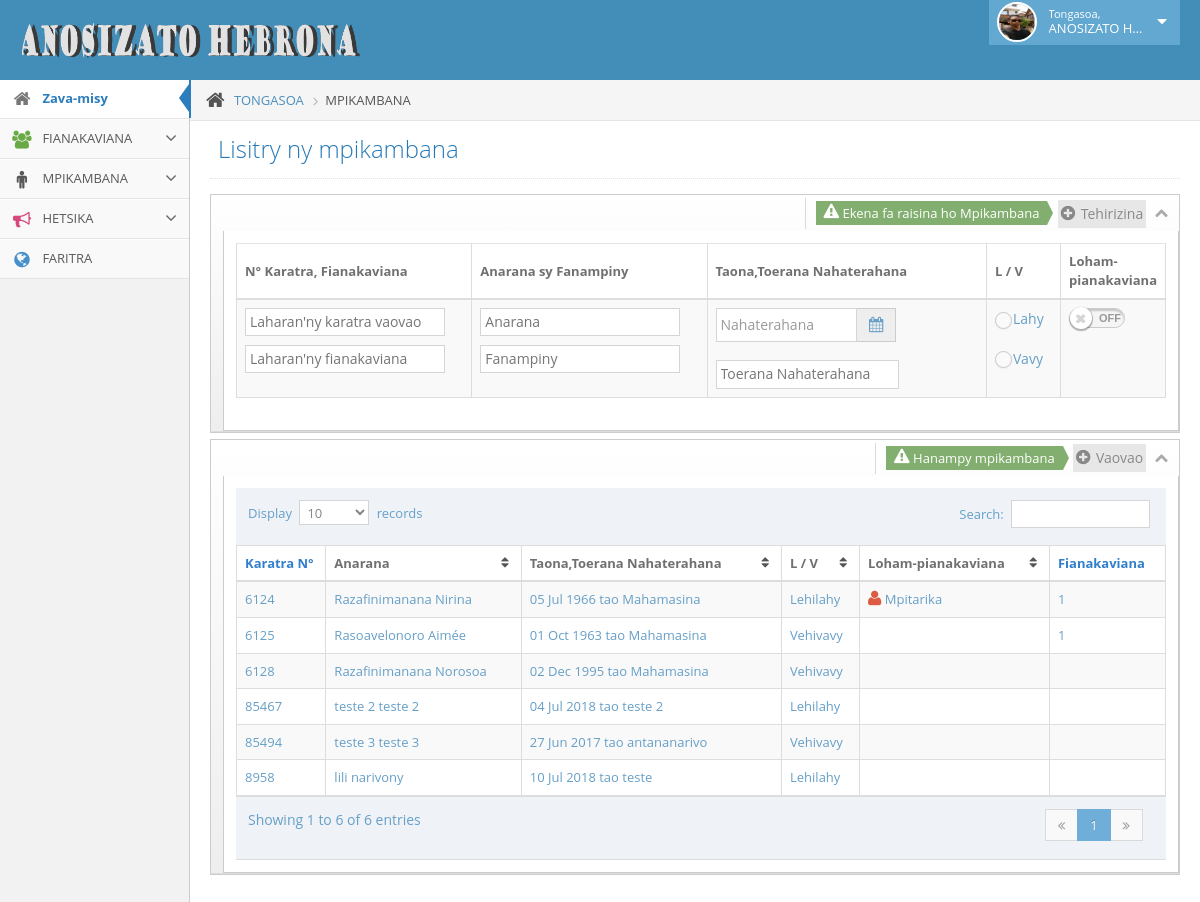
Page /SRCS/FANISANA/views/membre.php on the earlier database version.
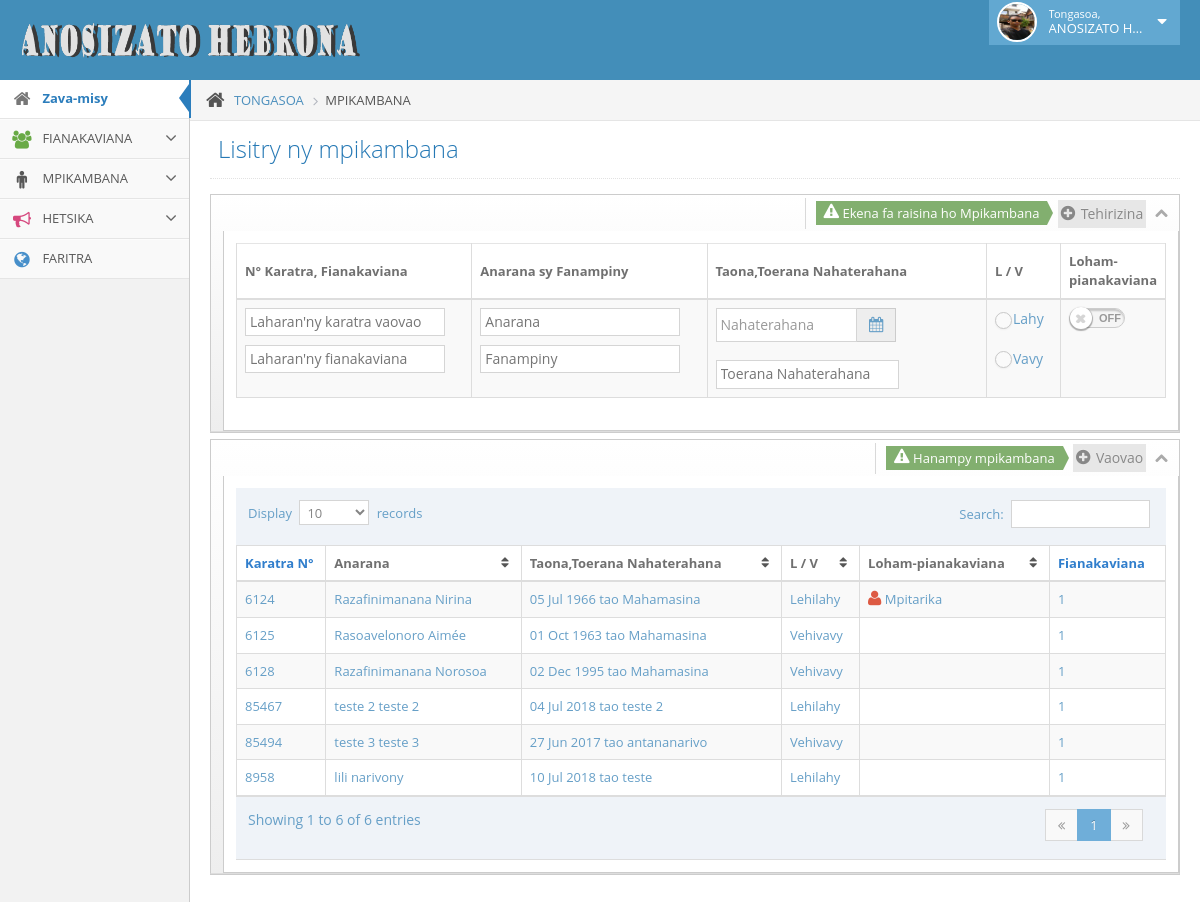
Same page on the later database version.
### tables this page shows
CREATE TABLE `membre` (
  `IdMembre` int(11) NOT NULL AUTO_INCREMENT,
  `NumeroMembre` varchar(10) DEFAULT NULL,
  `NomMembre` varchar(50) DEFAULT NULL,
  `PrenomMembre` varchar(100) DEFAULT NULL,
  `DateNaissance` datetime DEFAULT NULL,
  `LieuNaissance` varchar(100) DEFAULT NULL,
  `GenderMembre` int(1) DEFAULT NULL,
  `StatusMembre` int(2) DEFAULT NULL,
  `IdFamille` int(11) DEFAULT NULL,
  PRIMARY KEY (`IdMembre`),
  KEY `FK_MEMBRE_IdFamille` (`IdFamille`),
  CONSTRAINT `FK_MEMBRE_IdFamille` FOREIGN KEY (`IdFamille`) REFERENCES `famille` (`IdFamille`)
);

### SRCS/FANISANA/models/Famille.php (called while the page is built, shortened)
<?php
class Famille {
    static function LoadFamille(\PDO $pdo){
        try {
            $statement = $pdo->prepare('SELECT * FROM famille');
            $statement->execute();
            $famille = array();
            $i = 0;
            while ($table = $statement->fetch(\PDO::FETCH_ASSOC)){
                $famille[$i] = new Famille($table['AdresseFamille'], $table['CodePays'], $table['CodePostal'], $table['Email'], $table['IdChefFamille'], $table['IdFamille'], $table['IdQuartier'], $table['Telephone'], $table['Ville']);
                $i++;
            }
            return $famille;
        }catch (\Exception $ex){
        }
    }
}

### SRCS/FANISANA/controllers/FamilleController.php (called while the page is built, shortened)
<?php
require_once 'QuartierController.php';
include_once '../models/Famille.php';
class FamilleController {
    static function LoadAllFamille(){
        $pdo = \App\Config::getInstance()->getPdo();
        $list = \models\Famille::LoadFamille($pdo);
        return $list;
    }
}

### SRCS/FANISANA/models/Membre.php (called while the page is built, shortened)
<?php
class Membre {
    private $NumeroMembre;
    private $NomMembre;
    private $PrenomMembre;
    private $DateNaissance;
    private $LieuNaissance;
    private $GenderMembre;
    private $StatusMembre;
    private $IdFamille;
    function __construct($DateNaissance, $GenderMembre, $IdFamille, $IdMembre, $LieuNaissance, $NomMembre, $NumeroMembre, $PrenomMembre, $StatusMembre)
    {
        $this->DateNaissance = $DateNaissance;
        $this->GenderMembre = $GenderMembre;
        $this->IdFamille = $IdFamille;
        $this->LieuNaissance = $LieuNaissance;
        $this->NomMembre = $NomMembre;
        $this->NumeroMembre = $NumeroMembre;
        $this->PrenomMembre = $PrenomMembre;
        $this->StatusMembre = $StatusMembre;
    }
    public function getDateNaissance()
    {
        return $this->DateNaissance;
    }
    public function getGenderMembre()
    {
        return $this->GenderMembre;
    }
    public function getIdFamille()
    {
        return $this->IdFamille;
    }
    public function getLieuNaissance()
    {
        return $this->LieuNaissance;
    }
    public function getNomMembre()
    {
        return $this->NomMembre;
    }
    public function getNumeroMembre()
    {
        return $this->NumeroMembre;
    }
    public function getPrenomMembre()
    {
        return $this->PrenomMembre;
    }
    public function getStatusMembre()
    {
        return $this->StatusMembre;
    }
    static function LoadMembre(\PDO $pdo){
        try {
            $statement = $pdo->prepare('SELECT * FROM membre');
            $statement->execute();
            $membre = array();
            $i = 0;
            while ($table = $statement->fetch(\PDO::FETCH_ASSOC)){
                $membre[$i] = new Membre($table['DateNaissance'], $table['GenderMembre'], $table['IdFamille'], $table['IdMembre'], $table['LieuNaissance'], $table['NomMembre'], $table['NumeroMembre'], $table['PrenomMembre'], $table['StatusMembre']);
                $i++;
            }
            return $membre;
        }catch (\Exception $ex){
        }
    }
}

### SRCS/FANISANA/controllers/MembreController.php (called while the page is built, shortened)
<?php
require_once 'QuartierController.php';
include_once '../models/Membre.php';
class MembreController {
    static function LoadAllMembre(){
        $pdo = \App\Config::getInstance()->getPdo();
        $list = \models\Membre::LoadMembre($pdo);
        return $list;
    }
}

### SRCS/FANISANA/views/membre.php (the view, shortened to what the rows shown need)
<?php
require(dirname(__DIR__).'\controllers\MembreController.php');
$list = \controllers\MembreController::LoadAllMembre();
require(dirname(__DIR__).'\controllers\FamilleController.php');
$listFamille = \controllers\FamilleController::LoadAllFamille();
include_once "header.php";?>
<div class="main-content">
    <div class="page-content">
        <div class="page-header">
            <a href="#">
                <h1>
                    Lisitry ny mpikambana
                </h1>
            </a>
        </div>
        <div class="row">
            <div class="col-xs-12">
                <div class="row">
                    <div class="col-xs-12 col-sm-12">
                        <div class="widget-box">
                            <div class="widget-header">
                                <div class="widget-body">
                                    <div class="widget-main">
                                            <div class="table-responsive">
                                                <table id="" class="table table-striped table-bordered table-hover">
                                                    <thead>
                                                    <tr>
                                                        <th>N° Karatra, Fianakaviana</th>
                                                        <th>Anarana sy Fanampiny</th>
                                                        <th>Taona,Toerana Nahaterahana</th>
                                                        <th>L / V</th>
                                                        <th>Loham-pianakaviana</th>
                                                    </tr>
                                                    <tbody>
                                                        <tr>
                                                            <td><input class="col-xs-8 col-sm-11" id="NumeroMembre" name="NumeroMembre" class="input-mask-idmembre" type="text" placeholder="Laharan'ny karatra vaovao"><br><br>
                                                            </td>
                                                            <td><input class="col-xs-8 col-sm-11" id="NomMembre" name="NomMembre" type="text" placeholder="Anarana" ><br><br>
                                                                <input class="col-xs-8 col-sm-11" id="PrenomMembre" name="PrenomMembre" type="text" placeholder="Fanampiny"></td>
                                                            <td>
                                                                <br>
                                                                <input class="col-xs-8 col-sm-11" style="width: 70%" id="LieuNaissance" name="LieuNaissance" type="text" placeholder="Toerana Nahaterahana"></td>
                                                            <td>
                                                                <br><br>
                                                            </td>
                                                            <td class="col-xs-2 col-sm-1">
                                                            </td>
                                                        </tr>
                                                    </tbody>
                                                    </thead>
                                                </table>
                                            </div>
                                    </div>
                                </div>
                            </div>
                        </div>
                    </div>
                </div>
                <div class="row">
                    <div class="col-xs-12 col-sm-12">
                        <div class="widget-box">
                            <div class="widget-header">
                                <div class="widget-body">
                                    <div class="widget-main">
                                        <?php if(isset($list) && !empty($list)) : ?>
                                            <div class="table-responsive">
                                                <table id="table_liste_membre" class="table table-striped table-bordered table-hover">
                                                    <thead>
                                                    <tr>
                                                        <th>Karatra N°</th>
                                                        <th>Anarana</th>
                                                        <th class="hidden-xs">Taona,Toerana Nahaterahana</th>
                                                        <th class="hidden-xs" >L / V</th>
                                                        <th class="hidden-xs" >Loham-pianakaviana</th>
                                                        <th class="hidden-xs" >Fianakaviana</th>
                                                    </tr>
                                                    <tbody>
                                                    <?php foreach ($list as $l) : ?>
                                                        <tr>
                                                            <td><?php echo $l->getNumeroMembre(); ?></td>
                                                            <td><?php echo $l->getNomMembre() .' '. $l->getPrenomMembre(); ?></td>
                                                            <td class="hidden-xs" ><?php echo date('d M Y',strtotime($l->getDateNaissance())) . ' tao ' .$l->getLieuNaissance() ;  ?></td>
                                                            <td class="hidden-xs" ><?php if($l->getGenderMembre() == 1){ echo "Lehilahy"; }else {echo "Vehivavy"; }  ?></td>
                                                            <td class="hidden-xs" >
                                                            <?php if($l->getStatusMembre()!=null):?>
                                                                <i class="normal-icon icon-user red bigger-130"></i>
                                                            <?php echo " Mpitarika" ; endif; ?></td>
                                                            <td class="hidden-xs" ><?php echo $l->getIdFamille(); ?></td>
                                                        </tr>
                                                    <?php endforeach;?>
                                                    </tbody>
                                                    </thead>
                                                </table>
                                            </div>
                                        <?php endif ?>
                                    </div>
                                </div>
                            </div>
                        </div>
                    </div>
                </div>
            </div>
        </div>
    </div>
</div>
<?php include_once "footer.php"; ?>

Differences in the rows shown:
changed membre "Norosoa": IdFamille (not shown) → "1"
changed membre "teste 2": IdFamille (not shown) → "1"
changed membre "teste 3": IdFamille (not shown) → "1"
changed membre "lili": IdFamille (not shown) → "1"
